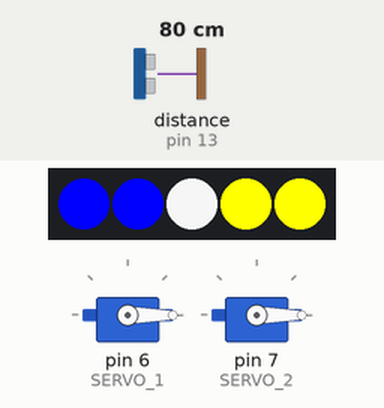
Recording of a sketch running on a simulated Arduino Uno, built with avr-gcc and run on an emulated ATmega328P. On the bench: 5 RGB LEDs in strip order, left to right, 2 × servo. Wiring (inferred from the names in the program): ultrasonic range finder: trigger pin 11; echo pin 13. The inputs (shaded band) are chosen by the test bench; at power-on: distance to the obstacle (sensor on pin 13) 80 cm. The echo pulse lasts 58.3 µs per cm; the strip is taken to match the declared colour order; random numbers use the default seed unless the sketch sets one.

Above: at 1.2 s.
1.3 s: distance to the obstacle (sensor on pin 13) set to 2 cm
At 1.54 s:
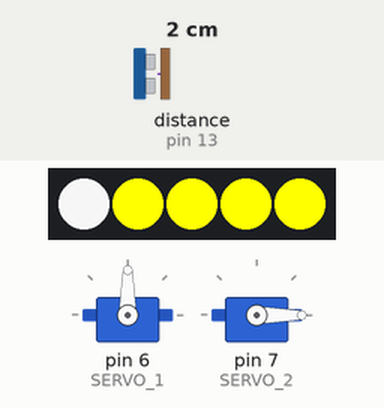
At 7.8 s:
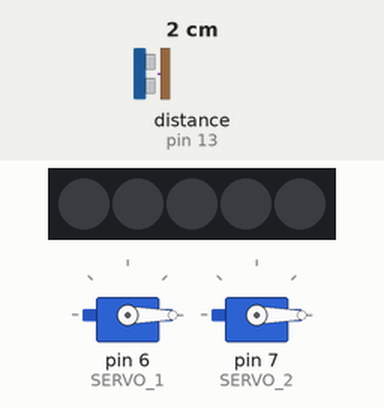
Timing chart, 0 to 9.3 s (numbered marks = the images above; inputs shaded):
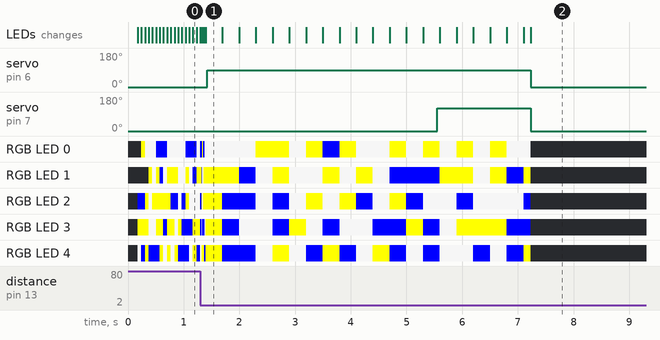

The sketch:

ToxicSpitter.ino
```cpp
// (licence header left out)
#define DEBUG_PRINT(x) //Serial.println(x);

#include <Servo.h>
#include <Adafruit_NeoPixel.h>

//Pin CONFIG
const uint8_t LED_PIN = 5;
const uint8_t SERVO_1 = 6;
const uint8_t SERVO_2 = 7;
const uint8_t SENS_TRIG = 11;
const uint8_t SENS_ECHO = 13;

//NeoPixle CONFIG
const uint8_t NUM_LEDS = 5; //How many LED in the strip?
const uint8_t TWINKLE_RATE = 10; //How many miliseconds before lights change color
const uint8_t LIGHT_SENS_MAX = 10; //Threshold before activation
const uint8_t LIGHT_SENS_DISTANCE_MAX = 120; //Cm to trigger lights

//Head CONFIG
const uint16_t HEAD_BEGIN_ANGLE = 0; //Angle of head servo begin
const uint16_t HEAD_END_ANGLE = 90; //Angle of head servo end
const uint16_t HEAD_SENS_MAX = 100; //Threshold before activation
const uint16_t HEAD_SENS_DISTANCE_MAX = 40; //cm to trigger Head

//Spit CONFIG
const uint8_t SPIT_BEGIN_ANGLE = 0; //Begin angle of spit servo
const uint8_t SPIT_END_ANGLE = 120; //End angle of spit servo
const uint8_t SPIT_CHANCE = 30; //x/100

//Timer Config (In Mili)
const uint16_t LIGHT_DELAY_MAX = 7000; //How long lights stay on
const uint16_t COOLDOWN_TIMER_MAX = 10000; //How long before next scare.
const uint16_t DELAY_BEFORE_SPRAY = 2000; //Delay before spit
const uint16_t HOLD_SPRAY_MAX = 1000; //Hold down spit servo

/* ======================================
 * CONFIG END
 * Code beyond Here should not be edited.
 */

//Distance avarage(In CM)
const int DIS_ACC = 12; //Sample Avg.
uint16_t mesures[DIS_ACC];
int mesures_index = 0;
const uint16_t MAX_DISTANCE = 400;

//Action Variables
Adafruit_NeoPixel strip;
bool need_to_spit = false;
bool already_fireing = false;
uint16_t head_sens = 0;
uint16_t light_sens = 0;
uint16_t light_twinkle_countdown = 0;
bool lights_on = false;

//Timers
unsigned long light_timer;
unsigned long cooldown_timer;
unsigned long head_timer;
unsigned long hold_spray;
unsigned long spit_timer;
unsigned long begin_time = 0;
unsigned long end_time = 0;

//Servo Variables
Servo servo_head;
Servo servo_spit;
uint8_t servo_head_angle = HEAD_BEGIN_ANGLE;
uint8_t servo_spit_angle = SPIT_BEGIN_ANGLE;

void setup(){ //Get shit together.
  //Setup Serial Information
  Serial.begin (9600);

  //Define inputs and outputs
  pinMode(LED_PIN, OUTPUT);
  pinMode(SERVO_1, OUTPUT);
  pinMode(SERVO_2, OUTPUT);
  pinMode(SENS_TRIG, OUTPUT);
  pinMode(SENS_ECHO, INPUT);

  //Init the neopixle information
  strip = Adafruit_NeoPixel(NUM_LEDS, LED_PIN, NEO_RGB + NEO_KHZ800);
  strip.begin();
  strip.show(); // Initialize all pixels to 'off'

  //init servos
  servo_head.attach(SERVO_1);
  servo_spit.attach(SERVO_2);

  //init avarage distance
  for(int i = 0; i < DIS_ACC; i++)
  {
    mesures[i] = MAX_DISTANCE;
  }
  DEBUG_PRINT("READY");
}

void startCooldown(){ //Set the cooldown and set everything back to a "Known" State.
  lightsOff();
  DEBUG_PRINT("DONE");
  already_fireing = false;
  servo_head_angle = HEAD_BEGIN_ANGLE;
  servo_spit_angle = SPIT_BEGIN_ANGLE;
  cooldown_timer = COOLDOWN_TIMER_MAX;
  light_timer = 0;
  head_timer = 0;
  spit_timer = 0;
  need_to_spit = false;
  lights_on = false;
  for(int i = 0; i < DIS_ACC; i++)
  {
    mesures[i] = MAX_DISTANCE;
  }

}

void lightsOff(){ //Turn the lights out.
  if(lights_on)
  {
    lights_on = false;
    DEBUG_PRINT("Lights Out");
    setAll(0,0,0);
    showStrip();
  }
}

void twinkle() { //Call each loop to twinkle Lights
  if(!lights_on){
    DEBUG_PRINT("Twinkle");
    lights_on = true;
  }
  if(light_twinkle_countdown++ > TWINKLE_RATE){
      for (int i=0; i<NUM_LEDS; i++) {
      switch(random(3)) {
        case 0:
          // Purple
          setPixel(random(NUM_LEDS), 0xff, 0xff, 0x00);
          break;
        case 1:
          // Green
          setPixel(random(NUM_LEDS),0x00, 0x00, 0xFF);
          break;
        case 2:
          // Whit-ish
          setPixel(random(NUM_LEDS),0xE0, 0xE0, 0xE0);
          break;
      }
    }
    showStrip();
    light_twinkle_countdown = 0;
  }
}

void showStrip() { //Apply the light colors
 #ifdef ADAFRUIT_NEOPIXEL_H
   // NeoPixel
   strip.show();
 #endif
 #ifndef ADAFRUIT_NEOPIXEL_H
   // FastLED
   FastLED.show();
 #endif
}

void setPixel(int Pixel, byte red, byte green, byte blue) {
 #ifdef ADAFRUIT_NEOPIXEL_H
   // NeoPixel
   strip.setPixelColor(Pixel, strip.Color(red, green, blue));
 #endif
 #ifndef ADAFRUIT_NEOPIXEL_H
   // FastLED
   leds[Pixel].r = red;
   leds[Pixel].g = green;
   leds[Pixel].b = blue;
 #endif
}

void setAll(byte red, byte green, byte blue) {
  for(int i = 0; i < NUM_LEDS; i++ ) {
    setPixel(i, red, green, blue);
  }
  showStrip();
}

unsigned int getAvarageDistance(){ //Calculate avarage of distance for linear smothing
  unsigned int dist = getDistanceOfSensor();
  if(dist > MAX_DISTANCE)
  {
     mesures[mesures_index] = MAX_DISTANCE;
  }
  else
  {
    mesures[mesures_index] = dist;
  }

  if(++mesures_index == DIS_ACC)
  {
    mesures_index = 0;
  }

  long total = 0;
  for(int i = 0; i < DIS_ACC; i++)
  {
    total += mesures[i];
  }

  return total / DIS_ACC;
}

unsigned int getDistanceOfSensor(){ //Get distance of sensor.
  // The sensor is triggered by a HIGH pulse of 10 or more microseconds.
  // Give a short LOW pulse beforehand to ensure a clean HIGH pulse:
  digitalWrite(SENS_TRIG, LOW);
  delayMicroseconds(2);
  digitalWrite(SENS_TRIG, HIGH);
  delayMicroseconds(10);
  digitalWrite(SENS_TRIG, LOW);

  // Read the signal from the sensor: a HIGH pulse whose
  // duration is the time (in microseconds) from the sending
  // of the ping to the reception of its echo off of an object.
  pinMode(SENS_ECHO, INPUT);
  int duration = pulseIn(SENS_ECHO, HIGH);

  int distance = (duration / 2) * 0.0343;

  // Convert the time into a distance
  //cm = (duration/2) / 29.1;     // Divide by 29.1 or multiply by 0.0343
  //inches = (duration/2) / 74;   // Divide by 74 or multiply by 0.0135
  return distance;
}

void recalculate(const unsigned long deltatime,unsigned long& mtime){ //Ajust timers based on "DELTA" Time
  if(mtime > 0)
  {
    if(mtime < deltatime)
    {
      mtime = 0;
    }
    else
    {
      mtime -= deltatime;
    }
  }
}

void handleHead(){ //Handle head motion
  if(head_timer == 0){
      if(already_fireing){
        startCooldown();
      }
    }
    else{
      if(!already_fireing)
      {
        DEBUG_PRINT("HEAD");
        if(random(0, 100) < SPIT_CHANCE)
        {
          spit_timer = DELAY_BEFORE_SPRAY;
        }
        servo_head_angle = HEAD_END_ANGLE;
        already_fireing = true;
      }
    }
}

void handleLight(){ //Handle Light action
  if(light_timer == 0){
      lightsOff();
    }
    else{
      twinkle();
    }
}

void handleSpit(){ //Handle Spitting
  if(spit_timer == 0){
      if(need_to_spit)
      {
        DEBUG_PRINT("SPITTING");
        servo_spit_angle = SPIT_END_ANGLE;
        need_to_spit = false;
      }
    }
    else{
      if(!need_to_spit)
      {
        need_to_spit = true;
      }
    }
}

void handleDistanceSensor(){ //Checks the distance sensor to see if actions need to take place.
  int distance = getAvarageDistance();
      if(distance < LIGHT_SENS_DISTANCE_MAX){
        if(light_sens >= LIGHT_SENS_MAX)
        {
          light_timer = LIGHT_DELAY_MAX;
        }
        else
        {
          light_sens++;
        }
      }
      else{
        if(light_sens > 0)
        {
          light_sens--;
        }
      }
      if(distance < HEAD_SENS_DISTANCE_MAX){
        if(head_sens >= HEAD_SENS_MAX)
        {
          head_timer = HOLD_SPRAY_MAX + DELAY_BEFORE_SPRAY;
        }
        else
        {
          head_sens++;
        }
      }
      else{
        if(head_sens > 0)
        {
          head_sens--;
        }
      }
}

void loop(){ //No delays in Loop =D
  servo_head.write(servo_head_angle);
  servo_spit.write(servo_spit_angle);
  unsigned long deltatime = end_time - begin_time;
  begin_time = millis();
  //Reduce timers
  recalculate(deltatime,light_timer);
  recalculate(deltatime,head_timer);
  recalculate(deltatime,spit_timer);
  recalculate(deltatime,cooldown_timer);
  if(cooldown_timer == 0){
    //Check Timer Triggers
    handleLight();
    handleSpit();
    handleHead();

   if(!already_fireing){
      handleDistanceSensor();
   }
  }
  else
  {
    DEBUG_PRINT(cooldown_timer);
  }
  end_time = millis();
}
```

Measured:
- after the input at 1.3 s, servo on pin 6 (SERVO_1): 0° → 90° after 0.12 s, → 0° 5.8 s later; servo on pin 7 (SERVO_2): 0° → 120° after 4.3 s, → 0° 1.7 s later
